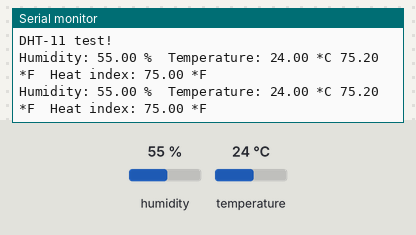
Simulated run of this sketch. Board: Arduino Uno, built with avr-gcc and run on an emulated ATmega328P. Parts: the last lines printed to the serial monitor. The test bench sets the inputs (shaded band); at power-on: humidity 55 %, temperature 24 °C.

Above: at 4.8 s.
4.9 s: humidity set to 22 %
At 6.6 s:
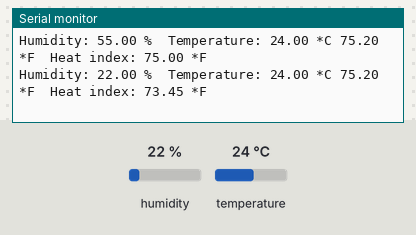
7.9 s: temperature set to 12 °C
At 9.2 s:
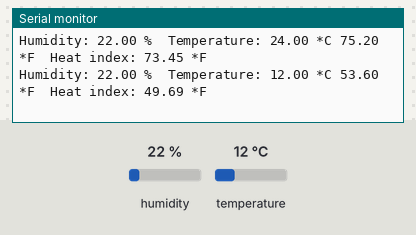
10.9 s: humidity set to 40 %
At 13.2 s:
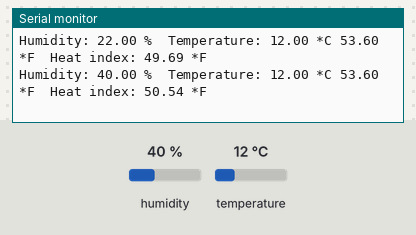
13.9 s: temperature set to 41 °C
At 14.6 s:
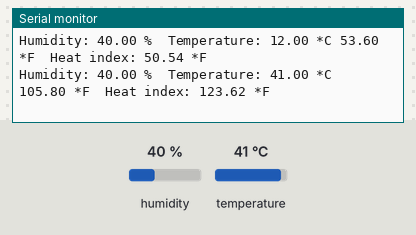
Timing chart, 0 to 16.9 s (numbered marks = the images above; inputs shaded):
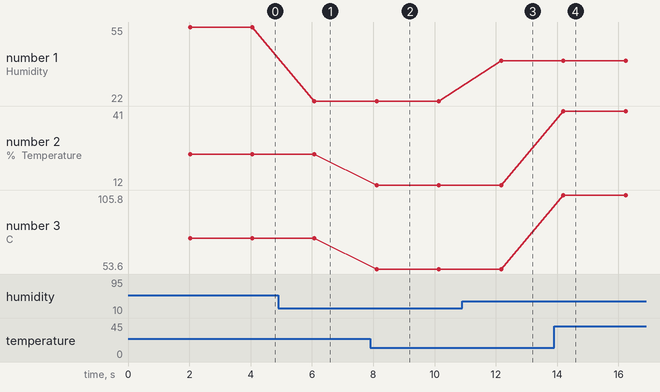

The sketch:

DHT-11.ino
```cpp
/*********************************************************************
*	Title:	  Interfacing DHT-11 Sensor
*	Comapny:	Logsun Systems
*	E-mail:		info@logsunonline.compare
*	Author:		Shreyas Deshpande
*	Date:		  11-04-2023
***********************************************************************
*
**************Connections*******************\
*	ARDUINO BOARD				  	Interfacing BOARD
*		SV1			    	   			      SV4
*	*******************************************
*/
#include <Arduino.h>
#include "DHT.h"

#define DHTPIN 12     // what pin we're connected to

// Uncomment whatever type you're using!
#define DHTTYPE DHT11   // DHT 11
//#define DHTTYPE DHT22   // DHT 22  (AM2302)
//#define DHTTYPE DHT21   // DHT 21 (AM2301)

// Initialize DHT sensor for normal 16mhz Arduino
DHT dht(DHTPIN, DHTTYPE);

void setup() {
  // put your setup code here, to run once:
  Serial.begin(9600);
  Serial.println("DHT-11 test!");

  dht.begin();
}

void loop() {
  // put your main code here, to run repeatedly:
  // Wait a few seconds between measurements.
  delay(2000);

  // Reading temperature or humidity takes about 250 milliseconds!
  // Sensor readings may also be up to 2 seconds 'old' (its a very slow sensor)
  float h = dht.readHumidity();
  // Read temperature as Celsius
  float t = dht.readTemperature();
  // Read temperature as Fahrenheit
  float f = dht.readTemperature(true);

  // Check if any reads failed and exit early (to try again).
  if (isnan(h) || isnan(t) || isnan(f)) {
    Serial.println("Failed to read from DHT sensor!");
    return;
  }

  // Compute heat index
  // Must send in temp in Fahrenheit!
  float hi = dht.computeHeatIndex(f, h);

  Serial.print("Humidity: ");
  Serial.print(h);
  Serial.print(" %\t");
  Serial.print("Temperature: ");
  Serial.print(t);
  Serial.print(" *C ");
  Serial.print(f);
  Serial.print(" *F\t");
  Serial.print("Heat index: ");
  Serial.print(hi);
  Serial.println(" *F");
}
```

Measured:
- after the input at 4.9 s, the serial monitor: prints a new line after 1.2 s (image 1)
- after the input at 7.9 s, the serial monitor: prints a new line after 0.21 s (image 2)
- after the input at 10.9 s, the serial monitor: prints a new line after 1.3 s (image 3)
- after the input at 13.9 s, the serial monitor: prints a new line after 0.30 s (image 4)
- plotted number 1: 55 → 22 after the input at 4.9 s, 22 → 40 after the input at 10.9 s
- plotted number 2: 24 → 12 after the input at 7.9 s, 12 → 41 after the input at 13.9 s
- plotted number 3: 75.2 → 53.6 after the input at 7.9 s, 53.6 → 105.8 after the input at 13.9 s
